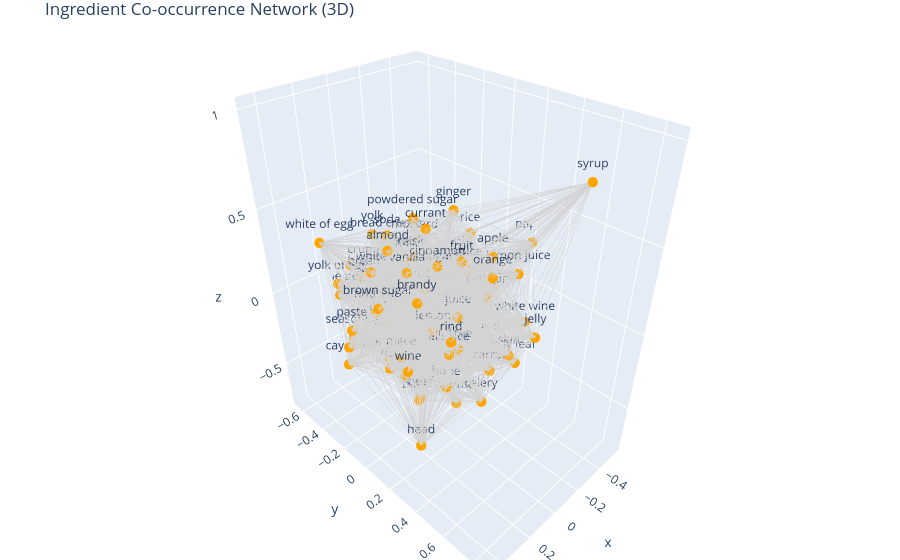

Notebook cell for this chart:
### Markdown cell above
## 3D力导向布局图（注：可交互，鼠标拖拽旋转）

对整个二分图B（民族 + 食材）一起做3D力导向布局，然后筛选出民族节点和部分高连接食材节点。力导向布局的输入图是民族和食材的完整二分网络。

节点位置是整体布局考虑了民族与食材节点的相互作用，最终位置会受到食材节点的影响。

### Code cell
import numpy as np
import plotly.graph_objects as go
from tqdm.notebook import tqdm

# 1. 根据边的共现频率筛选
min_edge_weight = 5  # 可调：边共现次数至少多少次
filtered_edges = [(u, v, w) for (u, v), w in co_occurrence_counter.items() if w >= min_edge_weight]

# 2. 统计各个节点（食材）的度数
node_counter = Counter()
for u, v, w in filtered_edges:
    node_counter[u] += 1
    node_counter[v] += 1

# 3. 保留 Top-K 节点（按出现次数）
top_k = 80  # 可调：最多保留多少个食材节点
top_nodes = set([node for node, _ in node_counter.most_common(top_k)])

# 4. 只保留 top_k 中的边
final_edges = [(u, v, w) for u, v, w in filtered_edges if u in top_nodes and v in top_nodes]

# 5. 构建新图
G_filtered = nx.Graph()
for u, v, w in final_edges:
    G_filtered.add_edge(u, v, weight=w)

print(f"Filtered graph: {G_filtered.number_of_nodes()} nodes, {G_filtered.number_of_edges()} edges")


# # 构建 NetworkX 图
# G = nx.Graph()
# for (ing1, ing2), weight in co_occurrence_counter.items():
#     if weight >= 2:  # 可调阈值
#         G.add_edge(ing1, ing2, weight=weight)

# print(f"Number of ingredient nodes: {G.number_of_nodes()}")
# print(f"Number of edges: {G.number_of_edges()}")

# 3D 力导向布局
def spring_layout_3d(G, iterations=50, seed=42, k=0.7):
    np.random.seed(seed)
    pos = {n: np.random.rand(3) for n in G.nodes()}
    for _ in tqdm(range(iterations), desc="3D Layout Progress"):
        pos = nx.spring_layout(G, pos=pos, dim=3, iterations=1, k=k, seed=seed)
    return pos

# 生成 3D 坐标
pos_3d = spring_layout_3d(G_filtered, iterations=30, k=2.5, seed=1)

# 分解为 x, y, z 坐标
xs, ys, zs = [], [], []
node_text = []
for node in G_filtered.nodes():
    x, y, z = pos_3d[node]
    xs.append(x)
    ys.append(y)
    zs.append(z)
    node_text.append(node)

# 绘制边线
edge_x, edge_y, edge_z = [], [], []
for u, v in G_filtered.edges():
    x0, y0, z0 = pos_3d[u]
    x1, y1, z1 = pos_3d[v]
    edge_x += [x0, x1, None]
    edge_y += [y0, y1, None]
    edge_z += [z0, z1, None]

# 使用 Plotly 绘图
fig = go.Figure()

# 添加边
fig.add_trace(go.Scatter3d(
    x=edge_x, y=edge_y, z=edge_z,
    mode='lines',
    line=dict(color='lightgray', width=1),
    hoverinfo='none'
))

# 添加节点
fig.add_trace(go.Scatter3d(
    x=xs, y=ys, z=zs,
    mode='markers+text',
    text=node_text,
    marker=dict(size=6, color='orange'),
    textposition='top center'
))

fig.update_layout(
    title='Ingredient Co-occurrence Network (3D)',
    showlegend=False,
    margin=dict(l=0, r=0, b=0, t=30)
)

fig.show()

### Figure 1 — Plotly figure (JSON) as saved in the notebook; plotly's stock layout.template omitted (floating-point values rounded to 4 significant figures; data arrays with more than 128 entries replaced by an {"elided": "..."} marker saying what was removed)
{"data": [{"hoverinfo": "none", "line": {"color": "lightgray", "width": 1}, "mode": "lines", "type": "scatter3d", "x": {"elided": "8934 float values"}, "y": {"elided": "8934 float values"}, "z": {"elided": "8934 float values"}}, {"marker": {"color": "orange", "size": 6}, "mode": "markers+text", "text": ["bone", "fat", "jelly", "meat", "onion", "pepper", "salt", "stock", "water", "rice", "tomato", "bacon", "carrot", "celery", "potato", "skin", "butter", "egg", "flour", "milk", "paste", "broth", "parsley", "thyme", "bay leaf", "veal", "beef", "clove", "herb", "soda", "oyster", "cayenne pepper", "bread", "seasoning", "sugar", "vinegar", "fish", "sauce", "bread crumb", "gravy", "lard", "paper", "head", "rind", "cream", "lemon", "juice", "oil", "ham", "brown sugar", "mustard", "powdered sugar", "currant", "", "chicken", "nutmeg", "mace", "mushroom", "white", "orange", "cinnamon", "apple", "fruit", "allspice", "ginger", "yolk", "raisin", "spice", "vanilla", "wine", "lemon juice", "almond", "syrup", "white wine", "brandy", "white of egg", "cayenne", "yolk of egg", "bread-crumbs", "truffle"], "textposition": "top center", "type": "scatter3d", "x": [0.0538, -0.1895, -0.1016, -0.02472, -0.06032, -0.05098, -0.06068, -0.3212, 0.001647, -0.4465, -0.5287, -0.02788, -0.1288, -0.1571, 0.1439, -0.1845, -0.02372, 0.04607, 0.05281, 0.03543, 0.446, -0.4086, -0.1245, -0.1144, -0.4114, -0.2257, 0.1739, 0.04621, 0.1103, 0.08067, -0.2647, 0.1203, 0.09001, 0.2462, 0.05307, -0.22, 0.2125, -0.2272, -0.1509, 0.1786, -0.1733, -0.5592, 0.3598, 0.321, 0.09392, 0.1801, 0.08018, -0.4277, 0.07541, 0.3964, -0.2954, 0.05512, 0.1628, 0.4633, -0.3262, 0.248, 0.2513, -0.1356, 0.2854, 0.09529, 0.1448, -0.1459, 0.05328, 0.1767, -0.2241, 0.1231, 0.1405, -0.1301, 0.2363, 0.4208, -0.3821, 0.2578, -0.002022, -0.4298, 0.3593, 0.4578, 0.3512, 0.3088, 0.01185, -0.5166], "y": [0.1785, -0.142, 0.6069, 0.1201, 0.0009623, -0.096, -0.06239, -0.1567, 0.06192, -0.1368, -0.02231, -0.1372, 0.3191, 0.2444, -0.1697, 0.394, -0.04378, -0.06033, -0.02509, -0.1154, -0.06143, 0.06772, -0.08263, 0.0904, 0.2636, -0.3461, 0.1078, 0.2536, -0.08994, -0.2095, -0.5526, -0.6258, -0.4195, -0.3489, 0.1262, 0.1944, -0.09147, -0.008238, -0.5086, -0.1293, -0.3622, 0.2046, 0.3062, 0.4789, 0.07224, 0.2194, 0.2829, -0.1908, -0.4741, 0.09198, -0.4304, -0.03764, 0.1654, -0.07688, -0.2484, -0.1262, 0.05646, -0.3065, -0.08905, 0.5016, 0.2151, 0.2906, 0.2787, 0.3215, -0.04762, -0.2715, 0.04677, 0.1447, 0.1115, 0.3049, 0.2669, 0.009625, 0.8569, 0.2959, 0.3151, -0.2258, -0.2676, -0.3445, -0.6484, -0.07824], "z": [-0.3958, -0.133, 0.09961, -0.1536, -0.23, -0.1426, -0.1434, -0.568, 0.02594, 0.2145, -0.1244, -0.7676, -0.3058, -0.6045, -0.1116, -0.1877, -0.01883, 0.1404, 0.07683, 0.2734, 0.07331, -0.4205, -0.1927, -0.6933, -0.4607, -0.4134, -0.4374, -0.09224, -0.4515, 0.3854, -0.05909, -0.1625, 0.04528, -0.2495, 0.2985, 0.06178, -0.335, -0.09442, 0.1476, -0.3059, -0.1967, 0.2511, -0.505, 0.2423, 0.2074, 0.07622, 0.1397, 0.04482, -0.4814, 0.2556, 0.1124, 0.5373, 0.6035, -0.02914, -0.1579, 0.04226, -0.1397, -0.3406, 0.3173, 0.4733, 0.424, 0.3807, 0.437, -0.009829, 0.4719, 0.3842, 0.3988, 0.2471, 0.3837, 0.02768, 0.1631, 0.4662, 1, -0.1588, 0.3821, 0.4936, -0.3273, 0.1398, -0.01858, -0.3257]}], "layout": {"margin": {"b": 0, "l": 0, "r": 0, "t": 30}, "showlegend": false, "title": {"text": "Ingredient Co-occurrence Network (3D)"}}}
